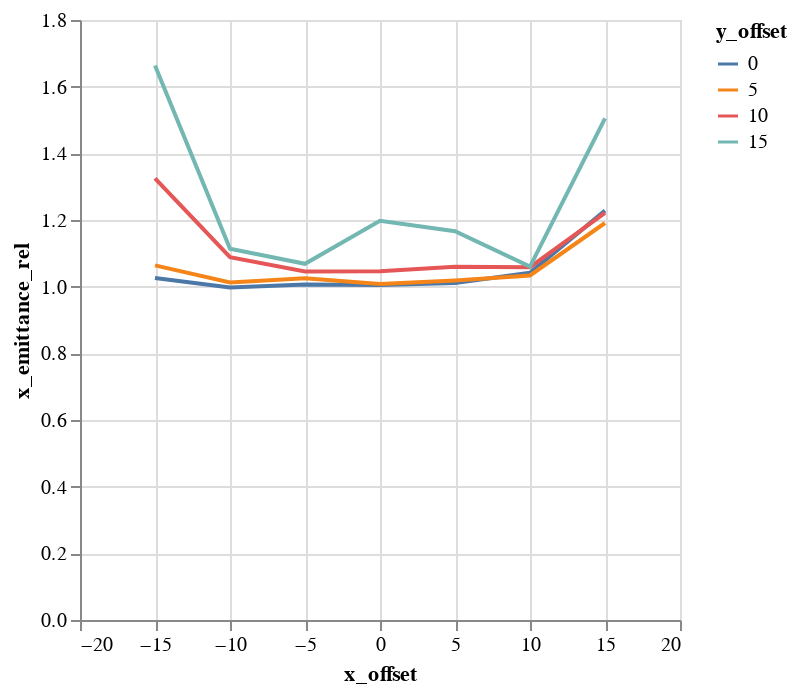

This figure's notebook cell:
### Code cell
alt.Chart(emit_df).mark_line().encode(
    color='y_offset:N',
    x='x_offset',
    y='x_emittance_rel',
)

### Figure 1 — Vega-Lite specification as saved in the notebook (floating-point values rounded to 4 significant figures)
{"$schema": "https://vega.github.io/schema/vega-lite/v1.2.1.json", "data": {"values": [{"losses": 0, "relbeta": 0.002309, "sourceID": 16777222, "sourceName": "x_-15_y_0", "x_emittance": 1.663, "x_emittance_rel": 1.026, "x_norm_emittance": 0.003839, "x_offset": -15, "y_emittance": 1.585, "y_emittance_rel": 1.008, "y_norm_emittance": 0.003658, "y_offset": 0}, {"losses": 0, "relbeta": 0.002309, "sourceID": 16777229, "sourceName": "x_-15_y_5", "x_emittance": 1.695, "x_emittance_rel": 1.064, "x_norm_emittance": 0.003913, "x_offset": -15, "y_emittance": 1.631, "y_emittance_rel": 1.023, "y_norm_emittance": 0.003765, "y_offset": 5}, {"losses": 0, "relbeta": 0.002309, "sourceID": 16777236, "sourceName": "x_-15_y_10", "x_emittance": 2.142, "x_emittance_rel": 1.325, "x_norm_emittance": 0.004945, "x_offset": -15, "y_emittance": 2.032, "y_emittance_rel": 1.272, "y_norm_emittance": 0.00469, "y_offset": 10}, {"losses": 0, "relbeta": 0.002309, "sourceID": 16777243, "sourceName": "x_-15_y_15", "x_emittance": 2.78, "x_emittance_rel": 1.664, "x_norm_emittance": 0.006418, "x_offset": -15, "y_emittance": 3.187, "y_emittance_rel": 1.917, "y_norm_emittance": 0.007356, "y_offset": 15}, {"losses": 0, "relbeta": 0.002309, "sourceID": 16777220, "sourceName": "x_-10_y_0", "x_emittance": 1.588, "x_emittance_rel": 0.9974, "x_norm_emittance": 0.003666, "x_offset": -10, "y_emittance": 1.574, "y_emittance_rel": 1.014, "y_norm_emittance": 0.003633, "y_offset": 0}, {"losses": 0, "relbeta": 0.002309, "sourceID": 16777227, "sourceName": "x_-10_y_5", "x_emittance": 1.633, "x_emittance_rel": 1.012, "x_norm_emittance": 0.00377, "x_offset": -10, "y_emittance": 1.616, "y_emittance_rel": 1.023, "y_norm_emittance": 0.00373, "y_offset": 5}, {"losses": 0, "relbeta": 0.002309, "sourceID": 16777234, "sourceName": "x_-10_y_10", "x_emittance": 1.618, "x_emittance_rel": 1.089, "x_norm_emittance": 0.003736, "x_offset": -10, "y_emittance": 1.779, "y_emittance_rel": 1.069, "y_norm_emittance": 0.004107, "y_offset": 10}, {"losses": 0, "relbeta": 0.002309, "sourceID": 16777241, "sourceName": "x_-10_y_15", "x_emittance": 1.615, "x_emittance_rel": 1.114, "x_norm_emittance": 0.003729, "x_offset": -10, "y_emittance": 1.826, "y_emittance_rel": 1.118, "y_norm_emittance": 0.004216, "y_offset": 15}, {"losses": 0, "relbeta": 0.002309, "sourceID": 16777218, "sourceName": "x_-5_y_0", "x_emittance": 1.687, "x_emittance_rel": 1.007, "x_norm_emittance": 0.003895, "x_offset": -5, "y_emittance": 1.729, "y_emittance_rel": 1.006, "y_norm_emittance": 0.00399, "y_offset": 0}, {"losses": 0, "relbeta": 0.002309, "sourceID": 16777225, "sourceName": "x_-5_y_5", "x_emittance": 1.562, "x_emittance_rel": 1.025, "x_norm_emittance": 0.003606, "x_offset": -5, "y_emittance": 1.665, "y_emittance_rel": 1.024, "y_norm_emittance": 0.003845, "y_offset": 5}, {"losses": 0, "relbeta": 0.002309, "sourceID": 16777232, "sourceName": "x_-5_y_10", "x_emittance": 1.58, "x_emittance_rel": 1.046, "x_norm_emittance": 0.003648, "x_offset": -5, "y_emittance": 1.609, "y_emittance_rel": 1.041, "y_norm_emittance": 0.003715, "y_offset": 10}, {"losses": 0, "relbeta": 0.002309, "sourceID": 16777239, "sourceName": "x_-5_y_15", "x_emittance": 1.808, "x_emittance_rel": 1.069, "x_norm_emittance": 0.004173, "x_offset": -5, "y_emittance": 1.598, "y_emittance_rel": 1.062, "y_norm_emittance": 0.003688, "y_offset": 15}, {"losses": 0, "relbeta": 0.002309, "sourceID": 16777216, "sourceName": "x_0_y_0", "x_emittance": 1.547, "x_emittance_rel": 1.005, "x_norm_emittance": 0.003572, "x_offset": 0, "y_emittance": 1.537, "y_emittance_rel": 1.001, "y_norm_emittance": 0.003549, "y_offset": 0}, {"losses": 0, "relbeta": 0.002309, "sourceID": 16777223, "sourceName": "x_0_y_5", "x_emittance": 1.553, "x_emittance_rel": 1.008, "x_norm_emittance": 0.003585, "x_offset": 0, "y_emittance": 1.563, "y_emittance_rel": 1.018, "y_norm_emittance": 0.003608, "y_offset": 5}, {"losses": 0, "relbeta": 0.002309, "sourceID": 16777230, "sourceName": "x_0_y_10", "x_emittance": 1.468, "x_emittance_rel": 1.046, "x_norm_emittance": 0.003389, "x_offset": 0, "y_emittance": 1.544, "y_emittance_rel": 1.047, "y_norm_emittance": 0.003565, "y_offset": 10}, {"losses": 0, "relbeta": 0.002309, "sourceID": 16777237, "sourceName": "x_0_y_15", "x_emittance": 2.118, "x_emittance_rel": 1.198, "x_norm_emittance": 0.004889, "x_offset": 0, "y_emittance": 1.916, "y_emittance_rel": 1.188, "y_norm_emittance": 0.004424, "y_offset": 15}, {"losses": 0, "relbeta": 0.002309, "sourceID": 16777217, "sourceName": "x_5_y_0", "x_emittance": 1.567, "x_emittance_rel": 1.011, "x_norm_emittance": 0.003617, "x_offset": 5, "y_emittance": 1.682, "y_emittance_rel": 1.004, "y_norm_emittance": 0.003882, "y_offset": 0}, {"losses": 0, "relbeta": 0.002309, "sourceID": 16777224, "sourceName": "x_5_y_5", "x_emittance": 1.632, "x_emittance_rel": 1.019, "x_norm_emittance": 0.003768, "x_offset": 5, "y_emittance": 1.488, "y_emittance_rel": 1.01, "y_norm_emittance": 0.003435, "y_offset": 5}, {"losses": 0, "relbeta": 0.002309, "sourceID": 16777231, "sourceName": "x_5_y_10", "x_emittance": 1.55, "x_emittance_rel": 1.06, "x_norm_emittance": 0.003578, "x_offset": 5, "y_emittance": 1.597, "y_emittance_rel": 1.002, "y_norm_emittance": 0.003687, "y_offset": 10}, {"losses": 0, "relbeta": 0.002309, "sourceID": 16777238, "sourceName": "x_5_y_15", "x_emittance": 1.864, "x_emittance_rel": 1.166, "x_norm_emittance": 0.004303, "x_offset": 5, "y_emittance": 1.737, "y_emittance_rel": 1.104, "y_norm_emittance": 0.004011, "y_offset": 15}, {"losses": 0, "relbeta": 0.002309, "sourceID": 16777219, "sourceName": "x_10_y_0", "x_emittance": 1.583, "x_emittance_rel": 1.042, "x_norm_emittance": 0.003654, "x_offset": 10, "y_emittance": 1.607, "y_emittance_rel": 1.005, "y_norm_emittance": 0.00371, "y_offset": 0}, {"losses": 0, "relbeta": 0.002309, "sourceID": 16777226, "sourceName": "x_10_y_5", "x_emittance": 1.496, "x_emittance_rel": 1.034, "x_norm_emittance": 0.003454, "x_offset": 10, "y_emittance": 1.501, "y_emittance_rel": 0.9964, "y_norm_emittance": 0.003466, "y_offset": 5}, {"losses": 0, "relbeta": 0.002309, "sourceID": 16777233, "sourceName": "x_10_y_10", "x_emittance": 1.845, "x_emittance_rel": 1.059, "x_norm_emittance": 0.004259, "x_offset": 10, "y_emittance": 1.65, "y_emittance_rel": 1.023, "y_norm_emittance": 0.00381, "y_offset": 10}, {"losses": 0, "relbeta": 0.002309, "sourceID": 16777240, "sourceName": "x_10_y_15", "x_emittance": 1.667, "x_emittance_rel": 1.06, "x_norm_emittance": 0.003849, "x_offset": 10, "y_emittance": 1.588, "y_emittance_rel": 1.051, "y_norm_emittance": 0.003667, "y_offset": 15}, {"losses": 0, "relbeta": 0.002309, "sourceID": 16777221, "sourceName": "x_15_y_0", "x_emittance": 1.84, "x_emittance_rel": 1.228, "x_norm_emittance": 0.004249, "x_offset": 15, "y_emittance": 1.587, "y_emittance_rel": 1.006, "y_norm_emittance": 0.003665, "y_offset": 0}, {"losses": 1, "relbeta": 0.002309, "sourceID": 16777228, "sourceName": "x_15_y_5", "x_emittance": 1.872, "x_emittance_rel": 1.191, "x_norm_emittance": 0.004322, "x_offset": 15, "y_emittance": 1.51, "y_emittance_rel": 1.017, "y_norm_emittance": 0.003486, "y_offset": 5}, {"losses": 0, "relbeta": 0.002309, "sourceID": 16777235, "sourceName": "x_15_y_10", "x_emittance": 1.982, "x_emittance_rel": 1.221, "x_norm_emittance": 0.004575, "x_offset": 15, "y_emittance": 1.838, "y_emittance_rel": 1.138, "y_norm_emittance": 0.004244, "y_offset": 10}, {"losses": 0, "relbeta": 0.002309, "sourceID": 16777242, "sourceName": "x_15_y_15", "x_emittance": 2.279, "x_emittance_rel": 1.505, "x_norm_emittance": 0.005262, "x_offset": 15, "y_emittance": 2.309, "y_emittance_rel": 1.454, "y_norm_emittance": 0.00533, "y_offset": 15}]}, "encoding": {"color": {"field": "y_offset", "type": "nominal"}, "x": {"field": "x_offset", "type": "quantitative"}, "y": {"field": "x_emittance_rel", "type": "quantitative"}}, "mark": "line"}
